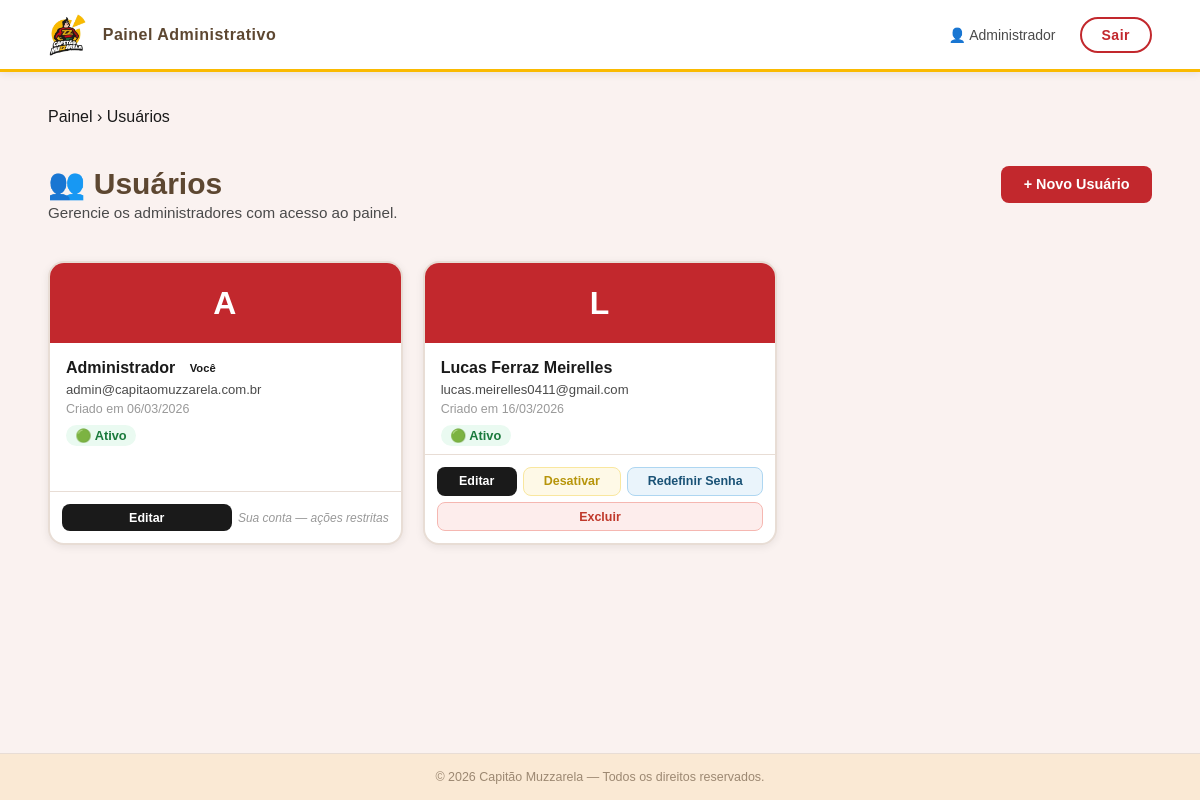
Page /public/api/?action=admin-usuarios (signed in) on the committed database.
### tables this page shows
CREATE TABLE `usuarios` (
  `id` tinyint unsigned NOT NULL AUTO_INCREMENT,
  `nome` varchar(100) NOT NULL,
  `email` varchar(150) NOT NULL,
  `senha` varchar(255) NOT NULL,
  `ativo` tinyint DEFAULT '1',
  `criado_em` datetime DEFAULT CURRENT_TIMESTAMP,
  PRIMARY KEY (`id`),
  UNIQUE KEY `id_UNIQUE` (`id`),
  UNIQUE KEY `email_UNIQUE` (`email`)
);

### app/controllers/AdminController.php (called while the page is built, shortened)
<?php
class AdminController
{
    private UsuarioModel         $usuarioModel;
    private string               $raiz;
    public function __construct()
    {
        $this->usuarioModel         = new UsuarioModel();
        $this->raiz                 = dirname(__DIR__, 2);
    }
    public function exibirUsuarios(): void
    {
        $usuarios = $this->usuarioModel->listar();
        require_once $this->raiz . '/app/views/admin/usuarios.php';
        exit;
    }
}

### config/Database.php (called while the page is built, shortened)
<?php
class Database
{
    private static ?Database $instance = null;
    private PDO $pdo;
    private function __construct()
    {
        $dsn = sprintf(
            'mysql:host=%s;dbname=%s;charset=%s',
            self::HOST,
            self::DBNAME,
            self::CHARSET
        );
        $options = [
            PDO::ATTR_ERRMODE            => PDO::ERRMODE_EXCEPTION,
            PDO::ATTR_DEFAULT_FETCH_MODE => PDO::FETCH_ASSOC,
            PDO::ATTR_EMULATE_PREPARES   => false,
        ];
        try {
            $this->pdo = new PDO($dsn, self::USER, self::PASS, $options);
        } catch (PDOException $e) {
            error_log('[Database] Falha na conexão: ' . $e->getMessage());
            throw new RuntimeException('Não foi possível conectar ao banco de dados.');
        }
    }
    public static function getInstance(): self
    {
        if (self::$instance === null) {
            self::$instance = new self();
        }
        return self::$instance;
    }
    public function getConnection(): PDO
    {
        return $this->pdo;
    }
}

### app/models/UsuarioModel.php (called while the page is built, shortened)
<?php
class UsuarioModel
{
    private PDO $pdo;
    public function __construct()
    {
        $this->pdo = Database::getInstance()->getConnection();
    }
    public function listar(): array
    {
        $stmt = $this->pdo->query("
            SELECT id, nome, email, ativo, criado_em
            FROM   usuarios
            ORDER  BY nome ASC
        ");
        return $stmt->fetchAll();
    }
}

### app/views/admin/usuarios.php (the view, shortened to what this page needs)
<!DOCTYPE html>
<html lang="pt-BR">
<head>
    <link rel="stylesheet" href="<?= BASE_URL ?>/public/css/dashboardAdmin.css">
    <link rel="stylesheet" href="<?= BASE_URL ?>/public/css/adminUsuarios.css">
</head>
<body>
    <header class="admin-header">
        <div class="admin-header__marca">
            <img src="<?= BASE_URL ?>/public/images/capitaoLogo-Header.webp" alt="Logo Capitão Muzzarela" class="admin-header__logo">
            <span class="admin-header__titulo">Painel Administrativo</span>
        </div>
        <nav class="admin-header__nav" aria-label="Navegação do administrador">
            <span class="admin-header__usuario">
                👤 <?= htmlspecialchars($_SESSION['admin_nome'] ?? 'Administrador', ENT_QUOTES, 'UTF-8') ?>
            </span>
            <a href="/CapitaoMuzzarela/public/api/?action=admin-logout" class="admin-header__logout">Sair</a>
        </nav>
    </header>
    <main class="admin-main">
        <nav class="admin-breadcrumb" aria-label="Breadcrumb">
            <a href="/CapitaoMuzzarela/public/api/?action=admin-dashboard">Painel</a>
            <span aria-hidden="true">›</span>
            <span aria-current="page">Usuários</span>
        </nav>
        <section class="admin-page-header">
            <div>
                <h1>👥 Usuários</h1>
                <p>Gerencie os administradores com acesso ao painel.</p>
            </div>
            <button class="btn-novo" onclick="abrirModalNovo()" aria-label="Novo usuário">
                + Novo Usuário
            </button>
        </section>
        <section class="usuarios-secao">
            <?php if (empty($usuarios)): ?>
                <p class="lista-vazia">Nenhum usuário cadastrado ainda.</p>
            <?php else: ?>
                <div class="usuarios-grid">
                    <?php foreach ($usuarios as $u): ?>
                        <?php
                            $ehLogado  = (int) $u['id'] === (int) ($_SESSION['admin_id'] ?? 0);
                            $ativo     = (bool) $u['ativo'];
                            $criadoEm  = date('d/m/Y', strtotime($u['criado_em']));
                        ?>
                        <article class="usuario-card <?= $ativo ? '' : 'usuario-card--inativo' ?>">
                            <div class="usuario-card__avatar" aria-hidden="true">
                                <?= mb_strtoupper(mb_substr($u['nome'], 0, 1, 'UTF-8'), 'UTF-8') ?>
                            </div>
                            <div class="usuario-card__info">
                                <strong class="usuario-card__nome">
                                    <?= htmlspecialchars($u['nome'], ENT_QUOTES, 'UTF-8') ?>
                                    <?php if ($ehLogado): ?>
                                        <span class="badge-voce">Você</span>
                                    <?php endif; ?>
                                </strong>
                                <span class="usuario-card__email">
                                    <?= htmlspecialchars($u['email'], ENT_QUOTES, 'UTF-8') ?>
                                </span>
                                <span class="usuario-card__criado">
                                    Criado em <?= $criadoEm ?>
                                </span>
                                <span class="usuario-card__status <?= $ativo ? 'status--ativo' : 'status--inativo' ?>">
                                    <?= $ativo ? '🟢 Ativo' : '🔴 Inativo' ?>
                                </span>
                            </div>
                            <footer class="usuario-card__acoes">
                                <button
                                    class="btn-acao btn-acao--editar"
                                    onclick="abrirModalEditar(
                                        <?= (int) $u['id'] ?>,
                                        '<?= htmlspecialchars($u['nome'],  ENT_QUOTES, 'UTF-8') ?>',
                                        '<?= htmlspecialchars($u['email'], ENT_QUOTES, 'UTF-8') ?>'
                                    )"
                                >Editar</button>
                                <?php if (!$ehLogado): ?>
                                    <a
                                        href="/CapitaoMuzzarela/public/api/?action=admin-usuario-toggle&id=<?= (int) $u['id'] ?>"
                                        class="btn-acao <?= $ativo ? 'btn-acao--desativar' : 'btn-acao--ativar' ?>"
                                        onclick="return confirm('<?= $ativo ? 'Desativar este usuário?' : 'Ativar este usuário?' ?>')"
                                    ><?= $ativo ? 'Desativar' : 'Ativar' ?></a>
                                    <a
                                        href="/CapitaoMuzzarela/public/api/?action=admin-usuario-redefinir-senha&id=<?= (int) $u['id'] ?>"
                                        class="btn-acao btn-acao--senha"
                                        onclick="return confirm('Enviar e-mail de redefinição de senha para <?= htmlspecialchars($u['nome'], ENT_QUOTES, 'UTF-8') ?>?')"
                                    >Redefinir Senha</a>
                                    <a
                                        href="/CapitaoMuzzarela/public/api/?action=admin-usuario-excluir&id=<?= (int) $u['id'] ?>"
                                        class="btn-acao btn-acao--excluir"
                                        onclick="return confirm('Excluir permanentemente o usuário <?= htmlspecialchars($u['nome'], ENT_QUOTES, 'UTF-8') ?>? Esta ação não pode ser desfeita.')"
                                    >Excluir</a>
                                <?php else: ?>
                                    <span class="aviso-proprio">Sua conta — ações restritas</span>
                                <?php endif; ?>
                            </footer>
                        </article>
                    <?php endforeach; ?>
                </div>
            <?php endif; ?>
        </section>
    </main>
    <footer class="admin-footer">
        <p>&copy; <?= date('Y') ?> Capitão Muzzarela — Todos os direitos reservados.</p>
    </footer>
</body>
</html>

### public/css/dashboardAdmin.css (style rules this page uses)
:root { --cm-vermelho: #c2282d; --cm-vermelho-h: #a01f23; --cm-amarelo: #faba01; --cm-amarelo-h: #f5b200; --cm-escuro: #1a1a1a; --cm-marrom: #5d4731; --cm-marrom-cl: #fae9d4; --cm-fundo: #faf2f0; --cm-borda: #e8ddd5; --cm-cinza: #4a4a4a; --cm-branco: #ffffff; --radius-sm: 8px; --radius-md: 16px; --radius-lg: 28px; --sombra-sm: 0 2px 8px rgba(0, 0, 0, 0.08); --sombra-md: 0 8px 24px rgba(0, 0, 0, 0.12); --trans: 0.3s ease; }
*, *::before, *::after { margin: 0; padding: 0; box-sizing: border-box; }
body { font-family: "Poppins", sans-serif; background-color: var(--cm-fundo); color: var(--cm-escuro); min-height: 100vh; display: flex; flex-direction: column; }
a { text-decoration: none; color: inherit; }
.admin-header { width: 100%; background-color: var(--cm-branco); border-bottom: 3px solid var(--cm-amarelo); padding: 0 4vw; height: 72px; display: flex; align-items: center; justify-content: space-between; box-shadow: var(--sombra-sm); position: sticky; top: 0; z-index: 100; }
.admin-header__marca { display: flex; align-items: center; gap: 1rem; }
.admin-header__logo { height: 44px; width: auto; }
.admin-header__titulo { font-size: 1rem; font-weight: 700; color: var(--cm-marrom); letter-spacing: 0.5px; }
.admin-header__nav { display: flex; align-items: center; gap: 1.5rem; }
.admin-header__usuario { font-size: 0.875rem; font-weight: 500; color: var(--cm-cinza); }
.admin-header__logout { padding: 0.5rem 1.25rem; background-color: transparent; border: 2px solid var(--cm-vermelho); border-radius: var(--radius-lg); color: var(--cm-vermelho); font-size: 0.875rem; font-weight: 700; letter-spacing: 0.5px; transition: all var(--trans); }
.admin-main { flex: 1; padding: 3vw 4vw; display: flex; flex-direction: column; gap: 2.5rem; }
.admin-footer { background-color: var(--cm-marrom-cl); border-top: 1px solid var(--cm-borda); padding: 1rem 4vw; text-align: center; font-size: 0.78rem; color: rgba(93, 71, 49, 0.6); }

### rows in the picture
usuarios: nome "A", nome "Administrador", shows "Você", email "admin@capitaomuzzarela.com.br", criado_em "06/03/2026", ativo "🟢 Ativo", shows "Sua conta — ações restritas"
usuarios: nome "L", nome "Lucas Ferraz Meirelles", email "lucas.meirelles0411@gmail.com", criado_em "16/03/2026", ativo "🟢 Ativo"

### other values in the picture
$_SESSION['admin_nome'] "Administrador"
